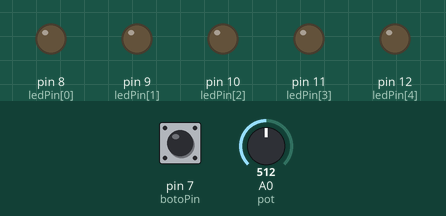
Bench run of a sketch on a simulated Arduino Uno, built with avr-gcc and run on an emulated ATmega328P. Shown: output pins drawn as LEDs (lit = HIGH). Dashed ring = blinking. Inputs (shaded band) come from the test bench; at power-on: pin 7 (botoPin) LOW, A0 (pot) = 512.

Above: at 1.2 s.
1.3 s: pin 7 (botoPin) pulled HIGH for 0.15 s
At 1.37 s:
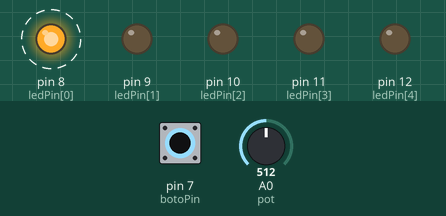
4.3 s: A0 (pot) set to 0
6.0 s: A0 (pot) set to 18
At 7.2 s:
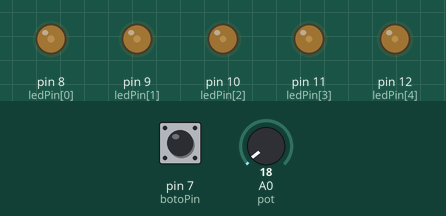
7.5 s: A0 (pot) set to 22
At 7.7 s:
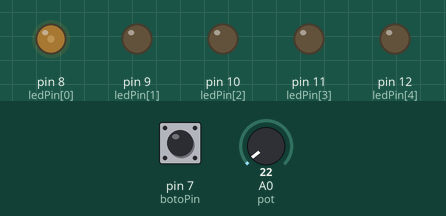
10.5 s: A0 (pot) set to 306
At 11.3 s:
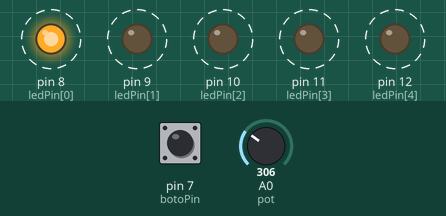
13.5 s: pin 7 (botoPin) pulled HIGH for 1 s
At 14.7 s:
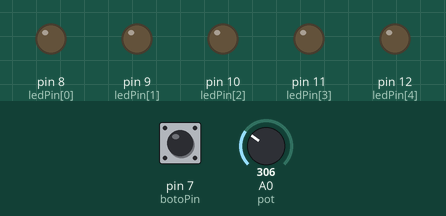
Timing chart, 0 to 16.5 s (numbered marks = the images above; inputs shaded):
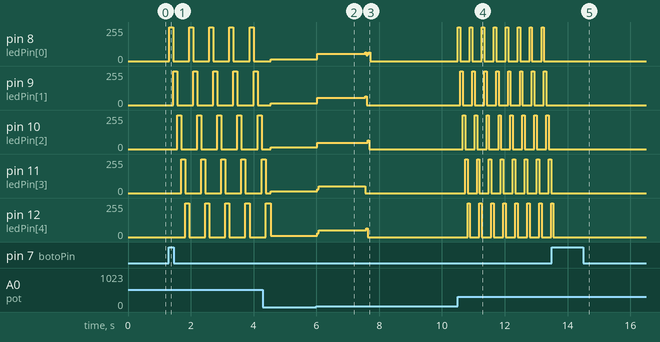

Measured:
- the behaviour switches between 19 and 20 on A0 (pot) (found by bisection; images 2 and 3)
- after the input at 1.3 s, pin 8 (ledPin[0]): alternates 255/255 for 0.13 s and 0/255 for 0.51 s, starting at once; pin 9 (ledPin[1]): alternates 255/255 for 0.13 s and 0/255 for 0.51 s, starting after 0.14 s
- after the input at 6.0 s, pin 8 (ledPin[0]): 12/255 → 54/255 at once; pin 9 (ledPin[1]): 13/255 → 54/255 at once; pin 10 (ledPin[2]): 13/255 → 47/255 at once; pin 11 (ledPin[3]): 13/255 → 51/255 at once; pin 12 (ledPin[4]): 11/255 → 51/255 at once
- after the input at 7.5 s, pin 8 (ledPin[0]), pin 9 (ledPin[1]): 54/255 → 0/255 after 0.05 s; pin 10 (ledPin[2]): 47/255 → 0/255 after 0.13 s; pin 11 (ledPin[3]): 51/255 → 0/255 after 0.06 s; pin 12 (ledPin[4]): 51/255 → 0/255 after 0.09 s
- after the input at 10.5 s, pin 8 (ledPin[0]): alternates 255/255 for 0.08 s and 0/255 for 0.30 s, starting at once; pin 9 (ledPin[1]): alternates 255/255 for 0.08 s and 0/255 for 0.30 s, starting after 0.09 s
- after the input at 13.5 s, pin 8 (ledPin[0]), pin 9 (ledPin[1]), pin 10 (ledPin[2]), pin 11 (ledPin[3]): stops changing and stays 0/255; pin 12 (ledPin[4]): goes on until 13.6 s, then stays 0/255

The sketch:

Practica_3.ino
```cpp
 /*
  Intermitencia
  Enciende un LED durante medio segundo y lo apaga. Repite la accion en los 5 leds
  Implementamos un potenciometro para ajustar la velocidad y ampliamos el c´digo para que
  el pulsador funcione como un interruptor.
 */


 int ledPin [] = {8, 9, 10, 11, 12};
 int temps = 500;
 int botoPin = 7;
 int boto = 0;
 int botoAntes = 0;
 int pot = A0;
 int estado = 0;


 void setup() {

  for (int i = 0; i < 5; i++){
    pinMode(ledPin[i], OUTPUT);
  }

  pinMode(botoPin, INPUT);

  for (int i = 0; i < 5; i++){
     digitalWrite(ledPin[i], LOW);
  }
 }


 void loop() {
   boto = digitalRead(botoPin);
   temps = (analogRead(pot))/4;

   if((boto == HIGH) && (botoAntes == LOW)){
      estado = 1 - estado;
      delay(10);
   }

   botoAntes = boto;

   if(estado == 1){
      secuencia();
   }else{
     for (int i = 0; i < 5; i++){
         digitalWrite(ledPin[i], LOW);
     }

   }

 }


 void secuencia(){
   for(int i = 0; i < 5; i++){
     digitalWrite(ledPin[i], HIGH);
     delay(temps);
     digitalWrite(ledPin[i], LOW);
   }

 }
```
